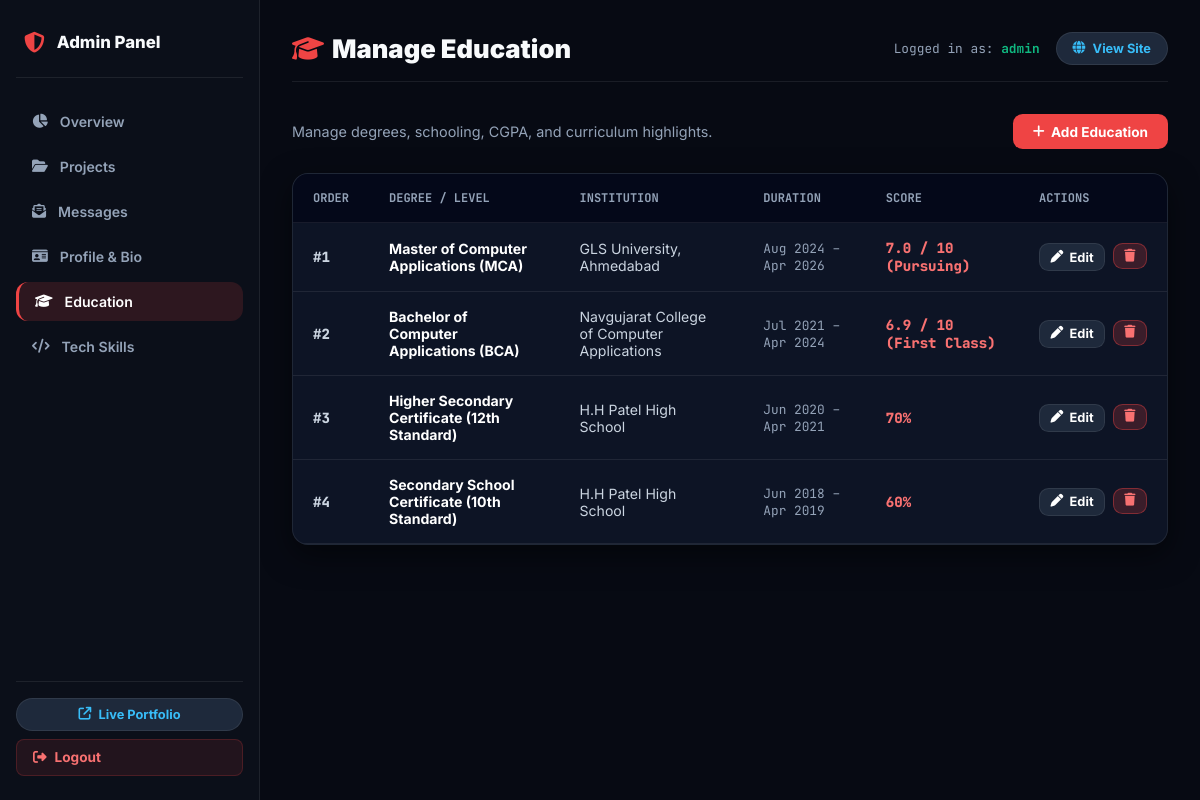
Page /panel/education/ (signed in) on the committed database.
### portfolio_app/models.py (models this page shows, shortened)
class Education(models.Model):
    DEGREE_CHOICES = [
        ('mca', 'MCA'),
        ('bca', 'BCA'),
        ('12th', '12th Standard'),
        ('10th', '10th Standard'),
        ('cert', 'Certification'),
    ]
    degree = models.CharField(max_length=150)
    category = models.CharField(max_length=20, choices=DEGREE_CHOICES, default='mca')
    institution = models.CharField(max_length=200)
    duration = models.CharField(max_length=100)
    score_label = models.CharField(max_length=50, default="CGPA / Percentage")
    score_value = models.CharField(max_length=50)
    curriculum = models.TextField(help_text="Separate points with semicolons (;)", default="Core Software Engineering; Database Architecture; Web Technologies")
    order = models.PositiveIntegerField(default=1)
    class Meta:
        ordering = ['order']
        verbose_name = "Education Record"
        verbose_name_plural = "Education Records"

### portfolio_app/views.py (the view)
# urls.py: path('panel/education/', views.admin_education_list, name='admin_education'),
@login_required(login_url='admin_login')
def admin_education_list(request):
    educations = Education.objects.all().order_by('order')
    return render(request, 'portfolio_app/admin/education.html', {
        'educations': educations,
        'active_page': 'education',
    })

### templates/portfolio_app/admin/education.html (shortened to what this page needs)
{% extends 'portfolio_app/admin/base_admin.html' %}
{% block page_title %}<i class="fa-solid fa-graduation-cap" style="color:#ef4444;"></i> Manage Education{% endblock %}
{% block content %}
<div style="display:flex; justify-content:space-between; align-items:center; margin-bottom:1.5rem;">
  <p style="color:var(--text-muted); font-size:0.9rem;">Manage degrees, schooling, CGPA, and curriculum highlights.</p>
  <a href="{% url 'admin_education_add' %}" class="btn-action btn-primary">
    <i class="fa-solid fa-plus"></i> Add Education
  </a>
</div>
<div class="table-card">
  <table>
    <thead>
      <tr>
        <th>Order</th>
        <th>Degree / Level</th>
        <th>Institution</th>
        <th>Duration</th>
        <th>Score</th>
        <th>Actions</th>
      </tr>
    </thead>
    <tbody>
      {% for edu in educations %}
        <tr>
          <td style="font-family:'JetBrains Mono', monospace; font-weight:800; color:#cbd5e1;">#{{ edu.order }}</td>
          <td><strong style="color:#fff;">{{ edu.degree }}</strong></td>
          <td style="color:#cbd5e1;">{{ edu.institution }}</td>
          <td style="font-family:'JetBrains Mono', monospace; font-size:0.8rem; color:var(--text-muted);">{{ edu.duration }}</td>
          <td><span style="color:#f87171; font-weight:800; font-family:'JetBrains Mono', monospace;">{{ edu.score_value }}</span></td>
          <td>
            <div style="display:flex; gap:0.5rem;">
              <a href="{% url 'admin_education_edit' edu.pk %}" class="btn-action btn-secondary" style="padding:0.35rem 0.65rem; font-size:0.8rem;">
                <i class="fa-solid fa-pen"></i> Edit
              </a>
              <form method="POST" action="{% url 'admin_education_delete' edu.pk %}" onsubmit="return confirm('Delete {{ edu.degree }}?');">
                <button type="submit" class="btn-action btn-danger" style="padding:0.35rem 0.65rem; font-size:0.8rem;">
                  <i class="fa-solid fa-trash"></i>
                </button>
              </form>
            </div>
          </td>
        </tr>
      {% empty %}
        <tr>
          <td colspan="6" style="text-align:center; color:var(--text-muted); padding:2rem;">No education records found.</td>
        </tr>
      {% endfor %}
    </tbody>
  </table>
</div>
{% endblock %}

### templates/portfolio_app/admin/base_admin.html (shortened to what this page needs)
{% load static %}
<!DOCTYPE html>
<html lang="en">
<head>
  <link rel="stylesheet" href="https://cdnjs.cloudflare.com/ajax/libs/font-awesome/6.5.1/css/all.min.css">
</head>
<body>
  <aside class="admin-sidebar">
    <div>
      <div class="sidebar-brand">
        <i class="fa-solid fa-shield-halved" style="color:#ef4444; font-size:1.3rem;"></i>
        <span>Admin Panel</span>
      </div>
      <ul class="sidebar-nav">
        <li>
          <a href="{% url 'admin_dashboard' %}" class="{% if active_page == 'dashboard' %}active{% endif %}">
            <i class="fa-solid fa-chart-pie"></i>
            <span>Overview</span>
          </a>
        </li>
        <li>
          <a href="{% url 'admin_projects' %}" class="{% if active_page == 'projects' %}active{% endif %}">
            <i class="fa-solid fa-folder-open"></i>
            <span>Projects</span>
          </a>
        </li>
        <li>
          <a href="{% url 'admin_messages' %}" class="{% if active_page == 'messages' %}active{% endif %}">
            <i class="fa-solid fa-envelope-open-text"></i>
            <span>Messages</span>
          </a>
        </li>
        <li>
          <a href="{% url 'admin_profile' %}" class="{% if active_page == 'profile' %}active{% endif %}">
            <i class="fa-solid fa-id-card"></i>
            <span>Profile & Bio</span>
          </a>
        </li>
        <li>
          <a href="{% url 'admin_education' %}" class="{% if active_page == 'education' %}active{% endif %}">
            <i class="fa-solid fa-graduation-cap"></i>
            <span>Education</span>
          </a>
        </li>
        <li>
          <a href="{% url 'admin_skills' %}" class="{% if active_page == 'skills' %}active{% endif %}">
            <i class="fa-solid fa-code"></i>
            <span>Tech Skills</span>
          </a>
        </li>
      </ul>
    </div>
    <div class="sidebar-footer">
      <a href="/" target="_blank" class="view-site-btn" style="width:100%; justify-content:center;">
        <i class="fa-solid fa-arrow-up-right-from-square"></i>
        <span>Live Portfolio</span>
      </a>
      <a href="{% url 'admin_logout' %}" class="btn-logout">
        <i class="fa-solid fa-right-from-bracket"></i>
        <span>Logout</span>
      </a>
    </div>
  </aside>
  <main class="admin-main">
    <div class="admin-topbar">
      <h1 class="page-title">
        {% block page_title %}Dashboard{% endblock %}
      </h1>
      <div style="display:flex; align-items:center; gap:1rem;">
        <span style="font-family:'JetBrains Mono', monospace; font-size:0.8rem; color:var(--text-muted);">
          Logged in as: <strong style="color:#10b981;">{{ request.user.username }}</strong>
        </span>
        <a href="/" target="_blank" class="view-site-btn">
          <i class="fa-solid fa-globe"></i>
          <span>View Site</span>
        </a>
      </div>
    </div>
    {% block content %}{% endblock %}
  </main>
</body>
</html>

### templates/portfolio_app/admin/base_admin.html (style rules this page uses)
:root { --bg-dark: #070a13; --bg-sidebar: #0b0f19; --bg-card: rgba(15, 23, 42, 0.85); --border-subtle: rgba(255, 255, 255, 0.08); --accent-red: #ef4444; --accent-emerald: #10b981; --accent-cyan: #06b6d4; --accent-amber: #f59e0b; --text-main: #f8fafc; --text-muted: #94a3b8; }
*, *::before, *::after { box-sizing: border-box; margin: 0; padding: 0; }
body { font-family: 'Inter', sans-serif; background: var(--bg-dark); color: var(--text-main); min-height: 100vh; display: flex; }
a { text-decoration: none; color: inherit; }
.admin-sidebar { width: 260px; background: var(--bg-sidebar); border-right: 1px solid var(--border-subtle); display: flex; flex-direction: column; justify-content: space-between; position: fixed; top: 0; bottom: 0; left: 0; z-index: 100; padding: 1.5rem 1rem; }
.sidebar-brand { display: flex; align-items: center; gap: 0.75rem; font-size: 1.05rem; font-weight: 800; padding: 0.5rem 0.5rem 1.5rem 0.5rem; border-bottom: 1px solid var(--border-subtle); }
.sidebar-nav { list-style: none; display: flex; flex-direction: column; gap: 0.35rem; margin-top: 1.5rem; }
.sidebar-nav a { display: flex; align-items: center; gap: 0.75rem; padding: 0.7rem 1rem; border-radius: 0.75rem; font-size: 0.88rem; font-weight: 600; color: var(--text-muted); transition: all 0.2s ease; }
.sidebar-nav a:hover, .sidebar-nav a.active { background: rgba(239, 68, 68, 0.15); color: #fff; border-left: 3px solid var(--accent-red); }
.sidebar-footer { border-top: 1px solid var(--border-subtle); padding-top: 1rem; display: flex; flex-direction: column; gap: 0.5rem; }
.btn-logout { display: flex; align-items: center; gap: 0.5rem; padding: 0.6rem 1rem; border-radius: 0.5rem; color: #f87171; font-size: 0.85rem; font-weight: 700; background: rgba(239, 68, 68, 0.1); border: 1px solid rgba(239, 68, 68, 0.2); transition: all 0.2s; }
.admin-main { margin-left: 260px; flex: 1; padding: 2rem; min-height: 100vh; }
.admin-topbar { display: flex; align-items: center; justify-content: space-between; margin-bottom: 2rem; padding-bottom: 1rem; border-bottom: 1px solid var(--border-subtle); }
.page-title { font-size: 1.6rem; font-weight: 900; display: flex; align-items: center; gap: 0.5rem; }
.view-site-btn { display: inline-flex; align-items: center; gap: 0.45rem; padding: 0.5rem 1rem; border-radius: 9999px; background: #1e293b; border: 1px solid var(--border-subtle); font-size: 0.8rem; font-weight: 700; color: #38bdf8; transition: all 0.2s; }
.table-card { background: var(--bg-card); border: 1px solid var(--border-subtle); border-radius: 1rem; overflow: hidden; box-shadow: 0 10px 30px rgba(0,0,0,0.5); }
table { width: 100%; border-collapse: collapse; text-align: left; }
th { padding: 1rem 1.25rem; background: rgba(2, 6, 23, 0.8); font-size: 0.75rem; font-family: 'JetBrains Mono', monospace; text-transform: uppercase; color: var(--text-muted); border-bottom: 1px solid var(--border-subtle); }
td { padding: 1rem 1.25rem; border-bottom: 1px solid var(--border-subtle); font-size: 0.88rem; vertical-align: middle; }
.btn-action { display: inline-flex; align-items: center; gap: 0.4rem; padding: 0.6rem 1.25rem; border-radius: 0.6rem; font-weight: 700; font-size: 0.85rem; cursor: pointer; border: none; transition: all 0.2s; }
.btn-primary { background: var(--accent-red); color: #fff; }
.btn-danger { background: rgba(239, 68, 68, 0.2); color: #f87171; border: 1px solid rgba(239, 68, 68, 0.4); }
.btn-secondary { background: #1e293b; color: #fff; border: 1px solid var(--border-subtle); }

### rows in the picture
Education: order "1", degree "Master of Computer Applications (MCA)", institution "GLS University, Ahmedabad", duration "Aug 2024 – Apr 2026", score_value "7.0 / 10 (Pursuing)"
Education: order "2", degree "Bachelor of Computer Applications (BCA)", institution "Navgujarat College of Computer Applications", duration "Jul 2021 – Apr 2024", score_value "6.9 / 10 (First Class)"
Education: order "3", degree "Higher Secondary Certificate (12th Standard)", institution "H.H Patel High School", duration "Jun 2020 – Apr 2021", score_value "70%"
Education: order "4", degree "Secondary School Certificate (10th Standard)", institution "H.H Patel High School", duration "Jun 2018 – Apr 2019", score_value "60%"

### other values in the picture
{{ request.user.username }} "admin"
